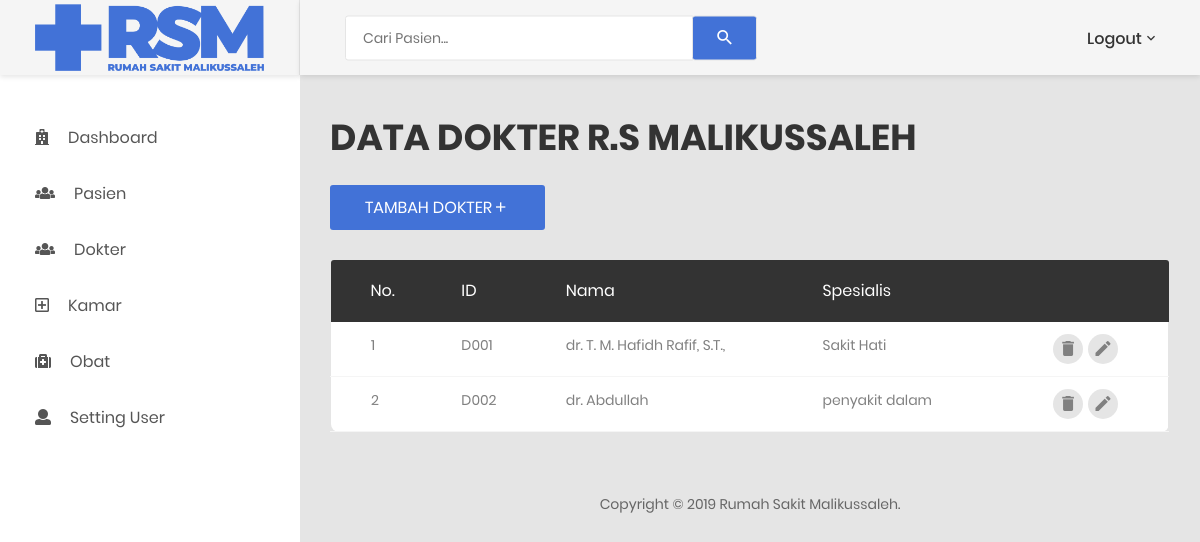
/dokter.php (signed in), run on the app's committed database.
### tables this page shows
CREATE TABLE `dokter` (
  `ID_Dokter` varchar(4) NOT NULL,
  `Nama_Dokter` varchar(30) NOT NULL,
  `Spesialis` varchar(25) NOT NULL
);

### functions.php (called while the page is built, shortened)
<?php
$conn  = mysqli_connect("Localhost","root","","judul");
function query($query){
	global $conn;
	$result = mysqli_query($conn, $query);
	$rows=[];
	while($row = mysqli_fetch_assoc($result)){
		$rows[] = $row;
	}
	return $rows;
}

### dokter.php (the view, shortened to what this page needs)
<?php
require 'functions.php';
$dokter = query("SELECT * FROM dokter");
 ?>
<!DOCTYPE html>
<html lang="en">
<head>
    <link href="css/font-face.css" rel="stylesheet" media="all">
    <link href="vendor/font-awesome-4.7/css/font-awesome.min.css" rel="stylesheet" media="all">
    <link href="vendor/font-awesome-5/css/fontawesome-all.min.css" rel="stylesheet" media="all">
    <link href="vendor/mdi-font/css/material-design-iconic-font.min.css" rel="stylesheet" media="all">
    <link href="vendor/bootstrap-4.1/bootstrap.min.css" rel="stylesheet" media="all">
    <link href="vendor/animsition/animsition.min.css" rel="stylesheet" media="all">
    <link href="vendor/bootstrap-progressbar/bootstrap-progressbar-3.3.4.min.css" rel="stylesheet" media="all">
    <link href="vendor/wow/animate.css" rel="stylesheet" media="all">
    <link href="vendor/css-hamburgers/hamburgers.min.css" rel="stylesheet" media="all">
    <link href="vendor/slick/slick.css" rel="stylesheet" media="all">
    <link href="vendor/select2/select2.min.css" rel="stylesheet" media="all">
    <link href="vendor/perfect-scrollbar/perfect-scrollbar.css" rel="stylesheet" media="all">
    <link href="css/theme.css" rel="stylesheet" media="all">
</head>
<body class="animsition">
    <div class="page-wrapper">
        <aside class="menu-sidebar d-none d-lg-block">
            <div class="logo">
                 <a href="index.php">
                    <img src="images/icon/logo.jpg" alt="RS Malikussaleh" />
                </a>
            </div>
            <div class="menu-sidebar__content js-scrollbar1">
                <nav class="navbar-sidebar">
                    <ul class="list-unstyled navbar__list">
                        <li >
                                <a href="index.php">
                                <i class="fas fa-hospital-o"></i>Dashboard</a>
                        </li>
                        <li>
                            <a href="pasien.php">
                                <i class="fas fa-users"></i>Pasien</a>
                        </li>
                        <li>
                            <a href="dokter.php">
                                <i class="fas fa-users"></i>Dokter</a>
                        </li>
                        <li>
                            <a href="kamar.php">
                                <i class="far  fa-plus-square"></i>Kamar</a>
                        </li>
                        <li>
                            <a href="obat.php">
                                <i class="fas fa-medkit"></i>Obat</a>
                        </li>
                        <li class="has-sub">
                            <a class="js-arrow" href="#">
                                <i class="fas fa-user"></i>Setting User</a>
                        </li>
                    </ul>
                </nav>
            </div>
        </aside>
        <div class="page-container">
            <header class="header-desktop">
                <div class="section__content section__content--p30">
                    <div class="container-fluid">
                        <div class="header-wrap">
                            <form class="form-header" action="" method="POST">
                                <input class="au-input au-input--xl" type="text" name="keyword" placeholder="Cari Pasien..." autofocus="" autocomplete="off" />
                                <button class="au-btn--submit" type="submit" name="cari">
                                    <i class="zmdi zmdi-search"></i>
                                </button>
                            </form>
                            <div class="header-button">
                                <div class="account-wrap">
                                    <div class="account-item clearfix js-item-menu">
                                        <div class="image">
                                        </div>
                                        <div class="content">
                                            <a class="js-acc-btn" href="#">Logout</a>
                                        </div>
                                </div>
                            </div>
                        </div>
                    </div>
                </div>
            </header>
            <div class="main-content">
                <div class="section__content section__content--p30">
                	<h1>DATA DOKTER R.S MALIKUSSALEH</h1>
                	<br>
                	<button class="au-btn au-btn-icon au-btn--blue">
                						<a href="tambahdokter.php" style="color: white;">Tambah Dokter</a>
                                        <i class="zmdi zmdi-plus"></i></button>
                        <div class="row m-t-30">
                            <div class="col-md-12">
                                <div class="table-responsive m-b-40">
                                    <table class="table table-borderless table-data3">
                                        <thead>
                                            <tr>
												<th>No.</th>
												<th>ID</th>
												<th>Nama</th>
												<th>Spesialis</th>
												<th></th>
											</tr>
                                        </thead>
                                        <tbody>
                                          <?php $i=1; ?>
											<?php foreach( $dokter as $row): ?>
											<tr>
												<td><?= $i ?></td>
												<td><?= $row["ID_Dokter"]; ?></td>
												<td><?= $row["Nama_Dokter"]; ?></td>
												<td><?= $row["Spesialis"]; ?></td>
												<td>
                                                     <div class="table-data-feature">
													<button class="item" data-toggle="tooltip" data-placement="top" title="Hapus">
                                                        <a href="hapusdokter.php?ID_Dokter=<?= $row["ID_Dokter"];?>" onclick="return confirm('Apakah ingin dihapus ?');"><i class="zmdi zmdi-delete"></i></a>
                                                    </button>
                                                    <button class="item" data-toggle="tooltip" data-placement="top" title="Ubah">
                                                        <a href="ubahdokter.php?ID_Dokter=<?= $row["ID_Dokter"];?>"><i class="zmdi zmdi-edit"></i></a>
                                                    </button>
                                                </div>
												</td>
											</tr>
											<?php $i++; ?>
										<?php endforeach; ?>
                                        </tbody>
                                    </table>
                                </div>
                            </div>
                        </div>
                        <div class="row">
                            <div class="col-md-12">
                                <div class="copyright">
                                    <p>Copyright © 2019 Rumah Sakit Malikussaleh.</p>
                                </div>
                            </div>
                        </div>
                    </div>
                </div>
            </div>
        </div>
</body>
</html>

### data on the page
dokter: ID_Dokter "D001", Nama_Dokter "dr. T. M. Hafidh Rafif, S.T.,", Spesialis "Sakit Hati"
dokter: ID_Dokter "D002", Nama_Dokter "dr. Abdullah", Spesialis "penyakit dalam"
